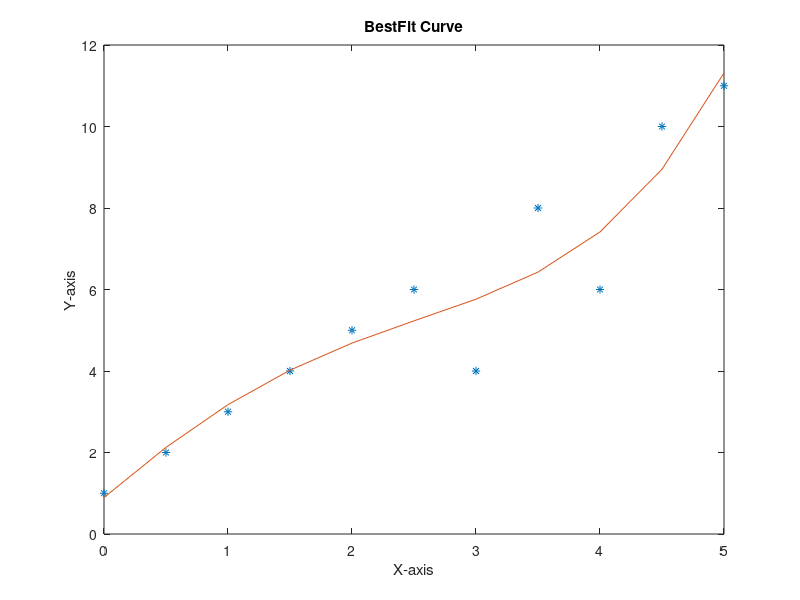

MATLAB code for this plot:
%% THIS PROGRAM GENERATES A CURVE THAT BEST FITS THE GIVEN DATA SET
%% Range of X-axis
x = 0 : 0.5 : 5;
%% Values of Y-axis (X-axis and Y-axis must have same number of elements)
y = [1, 2, 3, 4, 5, 6, 4, 8, 6, 10, 11];
%% Best Polynomial Fit
p = polyfit(x,y,4); %% n+1 number of coefficients (n is the degree of the polynomial)
%% Evaluate Polynomial
y1 = polyval(p,x); %% evaluates the polynomial
%% Plot and labels
plot(x,y,'*',x,y1)
xlabel('X-axis')
ylabel('Y-axis')
title('BestFit Curve')
